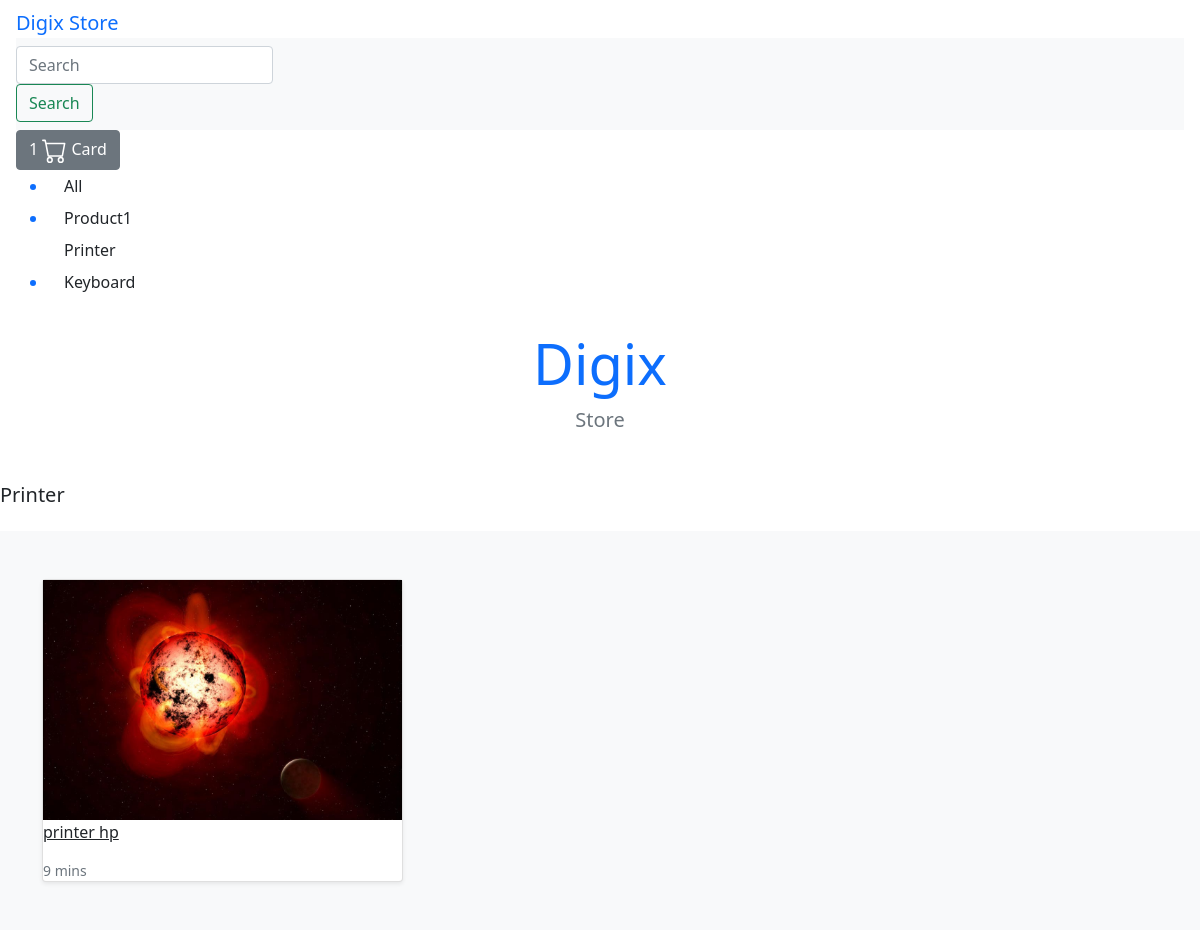
Screenshot of /search/printer/ with the database file from the repository.
### store/models.py (models this page shows, shortened)
class Category(models.Model):
    name=models.CharField(max_length=255,db_index=True)
    slug=models.SlugField(max_length=255,unique=True)
    class Meta:
        verbose_name_plural="categories"
    def get_absolute_url(self):
        return reverse("store:category_list", args=[self.slug])

class Product(models.Model):
    category=models.ForeignKey(Category,related_name='product',on_delete=models.CASCADE)
    created_by=models.ForeignKey(User,on_delete=models.CASCADE,related_name='product_crator')
    title=models.CharField(max_length=255)
    author=models.CharField(max_length=255,default='admin')
    description=models.TextField(blank=True)
    image=models.ImageField(upload_to='images/')
    slug=models.SlugField(max_length=255,null=True)
    price=models.DecimalField(max_digits=7,decimal_places=3,null=True)
    in_stock=models.BooleanField(default=True)
    is_active=models.BooleanField(default=True)
    created=models.DateTimeField(auto_now_add=True)
    updated=models.DateTimeField(auto_now=True)
    objects=models.Manager()
    products=ProductManager()
    class Meta:
        verbose_name_plural='Products'
        ordering=('created',)
    def get_absolute_url(self):
        return reverse("store:product_detail", args=[self.slug])

### store/views.py (the view)
# urls.py: path('search/<slug:category_slug>/',views.category_list,name="category_list"),
def category_list(request,category_slug):
     category=get_object_or_404(Category,slug=category_slug)
     products=Product.objects.filter(category=category)
     return render(request,'store/products/category.html',{"category":category,"products" :products})

### basket/context_processors.py (called while the page is built)
def basket(request):
    return{'basket':Basket(request)}

### store/context_processors.py (called while the page is built)
def categories(request):
     return{
          'categories':Category.objects.all()
     }

### templates/store/products/category.html (shortened to what this page needs)
{% extends '../base.html' %}
{% load static %}
{% block content %}
<main>
    <div class="pb-3 h5">{{category.name|title}}</div>
    <div class="album py-5 bg-light">
      <div class="container">
        <div class="row row-cols-1 row-cols-sm-2 row-cols-md-3 g-3">
            {%for product in products%}
          <div class="col">
            <div class="card shadow-sm">
                <img class="img-fluid" alt="Responsive image" src="{{product.image.url}}"
              <div class="card-body">
                <p class="card-text">
                    <a class="text-dark text-decoration-nine" href="{{product.get_absolute_url}}">{{product.title}}</a>
                </p>
                <div class="d-flex justify-content-between align-items-center">
                  <small class="text-muted">9 mins</small>
                </div>
              </div>
            </div>
          </div>
          {%endfor%}
  </main>
{% endblock  %}

### templates/store/base.html (shortened to what this page needs)
<!doctype html>
<html lang="en">
{% load static %}
<head>
  <link href="https://cdn.jsdelivr.net/npm/bootstrap@5.1.3/dist/css/bootstrap.min.css" rel="stylesheet"
>
</head>
<body>
  <header>
    <div class="nav-link drodown-toggle">
      <a class="navbar-brand" href="/">Digix Store</a>
      <nav class="navbar navbar-light bg-light">
        <form class="form-inline">
          <input class="form-control mr-sm-2" type="search" placeholder="Search" aria-label="Search">
          <button class="btn btn-outline-success my-2 my-sm-0" type="submit">Search</button>
        </form>
      </nav>
      <a type="button" role="button" href="{% url "basket:basket_summary"%}" class="btn btn-secondary">
        <div id='basket-qty' class="d-inline-flex">1</div>
        Card
      </a>
        <ul class="drodown-menu" aria-labelledby="navbarDropdown">
          <li><a class="dropdown-item" href="{%url "store:all_products"%}">All</a></li>
          {%for c in categories %}
          <li{%if category.slug == c.slug%}class="selected"{%endif%}>
      <a class="dropdown-item" href="{{c.get_absolute_url}}">{{c.name|title}}</a>
      </li>
      {% endfor %}
      </ul>
    <div class="pricing-header p-3 pb-md-4 mx-auto text-center">
      <h1 class="display-4 fw-normal">Digix</h1>
      <p class="fs-5 text-muted">Store</p>
    </div>
  </header>
  <div id="content">{%block content%}{%endblock%}</div>
</body>
</html>

### rows the page displays
Category: name "Product1"
Category: name "Printer"
Category: name "Keyboard"
Product: image (picture), title "printer hp"
